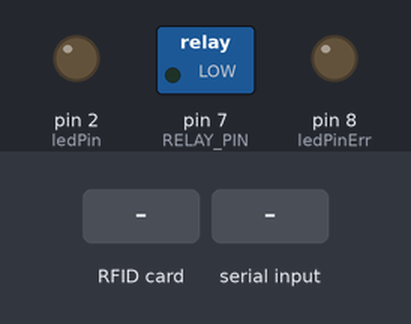
The sketch below on a simulated Arduino Uno, built with avr-gcc and run on an emulated ATmega328P. Shown: switched loads named in the sketch (green lamp = pin HIGH), output pins drawn as LEDs (lit = HIGH). The inputs (shaded band) are chosen by the test bench. Random numbers use the default seed unless the sketch sets one; what the sketch prints to the serial monitor is not drawn.

Above: at 1.2 s.
1.3 s: RFID card A1 B2 C3 D4 held to the reader
2.8 s: "1\n" received over Serial
5.8 s: "0\n" received over Serial
At 7.0 s:
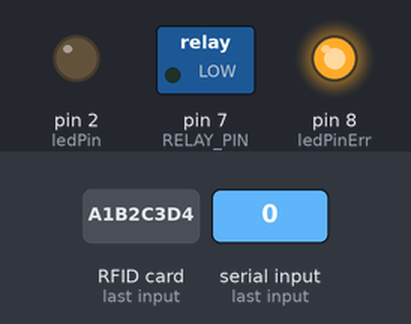
7.3 s: "2\n" received over Serial
10.3 s: RFID card 5E 7A 19 C4 held to the reader
Timing chart, 0 to 12.8 s (numbered marks = the images above; inputs shaded):
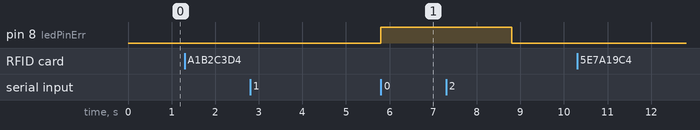

The sketch:

main.ino
```cpp
#include <Wire.h>
#include <Adafruit_PN532.h>

// connection SDA/SCL pin
#define SDA_PIN A4
#define SCL_PIN A5
#define RELAY_PIN 7

Adafruit_PN532 nfc(SDA_PIN, SCL_PIN);

int ledPin = 2;       // Green led - ready
int ledPinErr = 8;    // Red led - err

bool isWriteMode = false;
bool isKeyReady = false;
String incomingKey = "";
String tagID = "";

uint8_t defaultKeyA[6] = {0xFF, 0xFF, 0xFF, 0xFF, 0xFF, 0xFF};

// Array of valid UID`s (will write one of then randomly, you can to add a new UID if you want)
String allowedUIDs[] = {
  "A1B2C3D4", "1A2B3C4D", "1234ABCD", "DEADBEEF"
};
const int allowedCount = sizeof(allowedUIDs) / sizeof(allowedUIDs[0]);

void setup() {
  Serial.begin(9600);
  Serial.println("Initializing NFC module...");

  pinMode(ledPin, OUTPUT);
  pinMode(ledPinErr, OUTPUT);
  pinMode(RELAY_PIN, OUTPUT);
  digitalWrite(RELAY_PIN, LOW);
  digitalWrite(ledPin, LOW);
  digitalWrite(ledPinErr, LOW);

  isWriteMode = false; //write mode is off

  nfc.begin();
  uint32_t versiondata = nfc.getFirmwareVersion();
  if (!versiondata) {
    Serial.println("Didn't find PN532 board");
    while (1);
  }

  nfc.SAMConfig();
  Serial.println("Ready. Send '1' for WRITE mode, '2' for READ mode.");
}

void loop() {
  if (Serial.available()) {
    String command = Serial.readStringUntil('\n');
    command.trim();

    if (command == "1") {
      isWriteMode = true;
      Serial.println("Switched to WRITE mode.");
    } else if (command == "2") {
      isWriteMode = false;
      Serial.println("Switched to READ mode.");
    } else if (isWriteMode) {
      if (command.length() == 16) {
        incomingKey = command;
        isKeyReady = true;
        Serial.println("Received new key for writing. Please tap the card.");
        digitalWrite(ledPin, HIGH); // Ожидание карты
      } else {
        Serial.println("Invalid key length! Must be 16 characters.");
        digitalWrite(ledPin, LOW);
        digitalWrite(ledPinErr, HIGH);
        delay(3000);
        digitalWrite(ledPinErr, LOW);
      }
    }
  }

  if (isWriteMode && isKeyReady) {
    writeKeyAndUID();
  } else if (!isWriteMode) {
    readKeyAndUID();
  }
}

void writeKeyAndUID() {
  uint8_t uid[7];
  uint8_t uidLength;

  bool success = nfc.readPassiveTargetID(PN532_MIFARE_ISO14443A, uid, &uidLength, 50);

  if (success) {
    Serial.println("Card detected. Authenticating...");

    if (nfc.mifareclassic_AuthenticateBlock(uid, uidLength, 4, 0, defaultKeyA) &&
        nfc.mifareclassic_AuthenticateBlock(uid, uidLength, 5, 0, defaultKeyA)) {
      Serial.println("Authentication successful. Writing key and UID...");

      uint8_t keyData[16] = {0};
      incomingKey.getBytes(keyData, 17); // 17 чтобы вместился \0

      // Writing the key into block 4
      if (nfc.mifareclassic_WriteDataBlock(4, keyData)) {
        Serial.println("Key written.");

        // Select a random UID from the array
        int index = random(allowedCount);
        String randomUID = allowedUIDs[index];
        Serial.print("Selected UID to write: ");
        Serial.println(randomUID);

        // Writing the UID into block 5
        uint8_t uidData[16] = {0};
        randomUID.getBytes(uidData, 17);

        if (nfc.mifareclassic_WriteDataBlock(5, uidData)) {
          Serial.println("UID written successfully!");
          digitalWrite(ledPin, LOW);
          isKeyReady = false;
          incomingKey = "";
        } else {
          Serial.println("Error writing UID.");
          digitalWrite(ledPinErr, HIGH);
          delay(2000);
          digitalWrite(ledPinErr, LOW);
        }
      } else {
        Serial.println("Error writing key.");
        digitalWrite(ledPinErr, HIGH);
        delay(2000);
        digitalWrite(ledPinErr, LOW);
      }
    } else {
      Serial.println("Authentication failed!");
      digitalWrite(ledPinErr, HIGH);
      delay(2000);
      digitalWrite(ledPinErr, LOW);
    }
  isWriteMode = false;
  Serial.println("Switched back to READ mode after writing.");
  }

}

// read key & UID mode
void readKeyAndUID() {
  uint8_t uid[7];
  uint8_t uidLength;

  bool success = nfc.readPassiveTargetID(PN532_MIFARE_ISO14443A, uid, &uidLength, 50);

  if (success) {
    Serial.print("Card UID (physical): ");
    for (uint8_t i = 0; i < uidLength; i++) {
      if (uid[i] < 16) Serial.print("0");
      Serial.print(uid[i], HEX);
    }
    Serial.println();

    if (nfc.mifareclassic_AuthenticateBlock(uid, uidLength, 4, 0, defaultKeyA) &&
        nfc.mifareclassic_AuthenticateBlock(uid, uidLength, 5, 0, defaultKeyA)) {

      Serial.println("Authentication successful. Reading data...");

      uint8_t keyData[16];
      uint8_t uidData[16];

      if (nfc.mifareclassic_ReadDataBlock(4, keyData) && nfc.mifareclassic_ReadDataBlock(5, uidData)) {
        // Key output
        Serial.print("Encrypted Key (ASCII): ");
        for (int i = 0; i < 16; i++) {
          Serial.print((char)keyData[i]);
        }
        Serial.println();

        // UID output
        String storedUID = "";
        for (int i = 0; i < 16; i++) {
          if (uidData[i] != 0) storedUID += (char)uidData[i];
        }
        Serial.print("Stored UID: ");
        Serial.println(storedUID);

        // Check if stored UID is in valid array
        bool accessGranted = false;
        for (int i = 0; i < allowedCount; i++) {
          if (storedUID == allowedUIDs[i]) {
            accessGranted = true;
            break;
          }
        }

        // if stored UID - valid - relay is open, else - relay is close, default relay is close all time
        if (accessGranted) {
          Serial.println("✅ Access granted!");
          digitalWrite(RELAY_PIN, HIGH);
          delay(3000);
          digitalWrite(RELAY_PIN, LOW);
        } else {
          Serial.println("❌ Access Denied!");
          digitalWrite(RELAY_PIN, LOW);
        }
      } else {
        Serial.println("❌ Failed to read data blocks!");
        digitalWrite(ledPinErr, HIGH);
        delay(2000);
        digitalWrite(ledPinErr, LOW);
      }
    } else {
      Serial.println("❌ Authentication failed!");
      digitalWrite(ledPinErr, HIGH);
      delay(2000);
      digitalWrite(ledPinErr, LOW);
    }
    delay(3000);
    Serial.println();
  }
}
```

Measured:
- after the input at 1.3 s, every drawn part: stays the same
- after the input at 2.8 s, every drawn part: stays the same
- after the input at 5.8 s, pin 8 (ledPinErr): LOW → HIGH at once
- after the input at 10.3 s, every drawn part: stays the same
